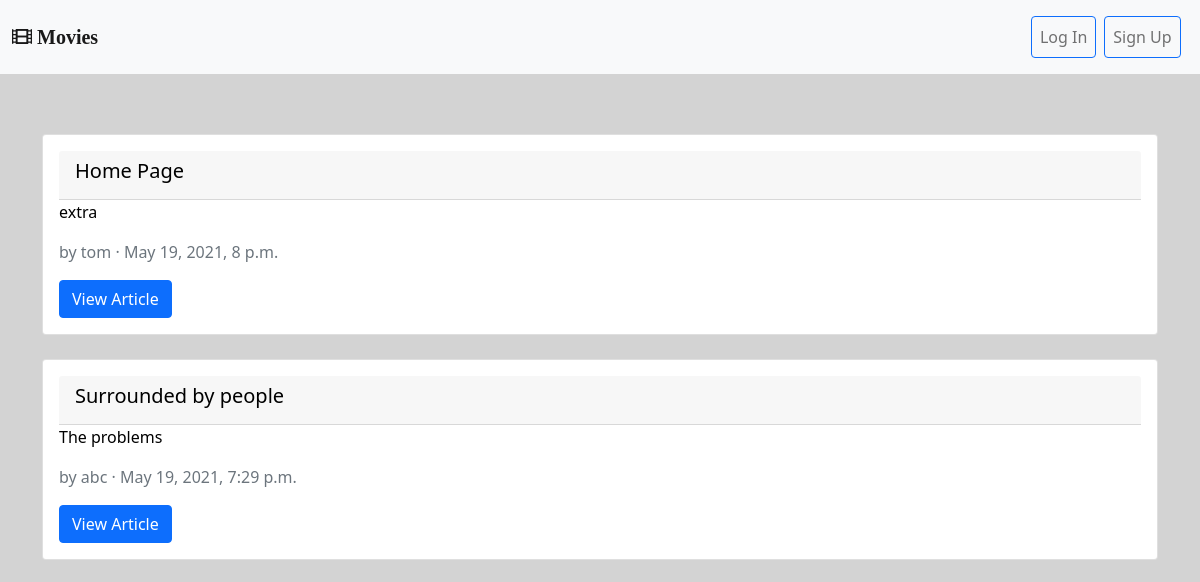
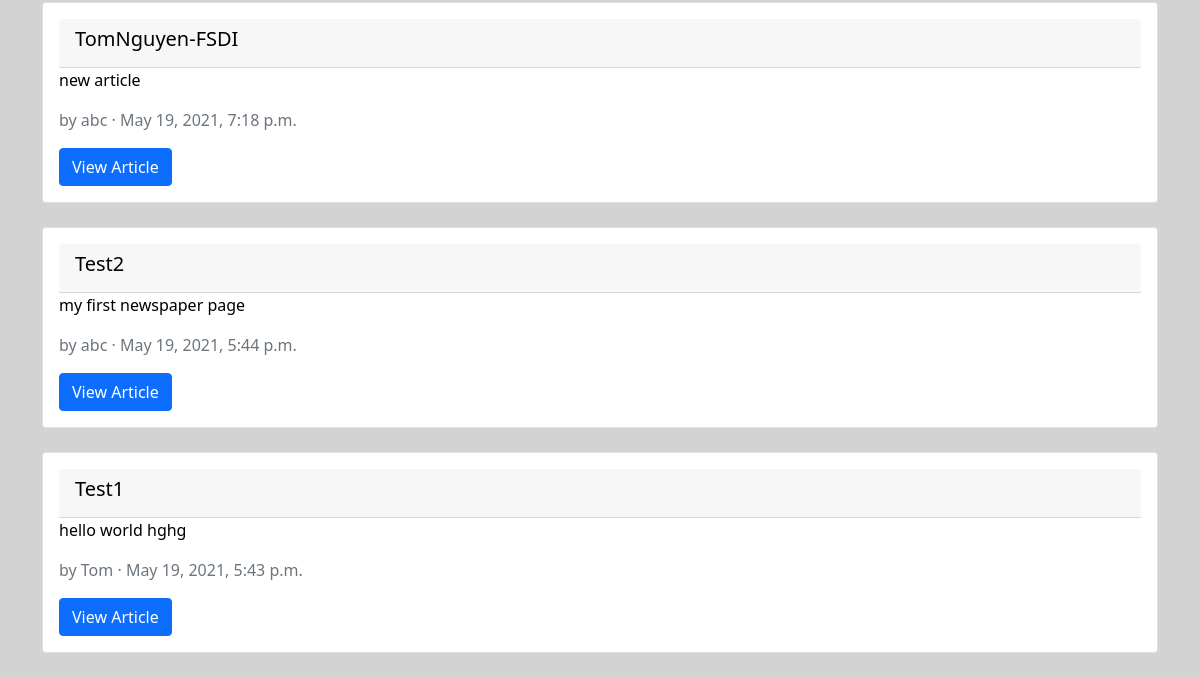
The page /articles/ on the database as committed earlier (2 pictures, top to bottom).
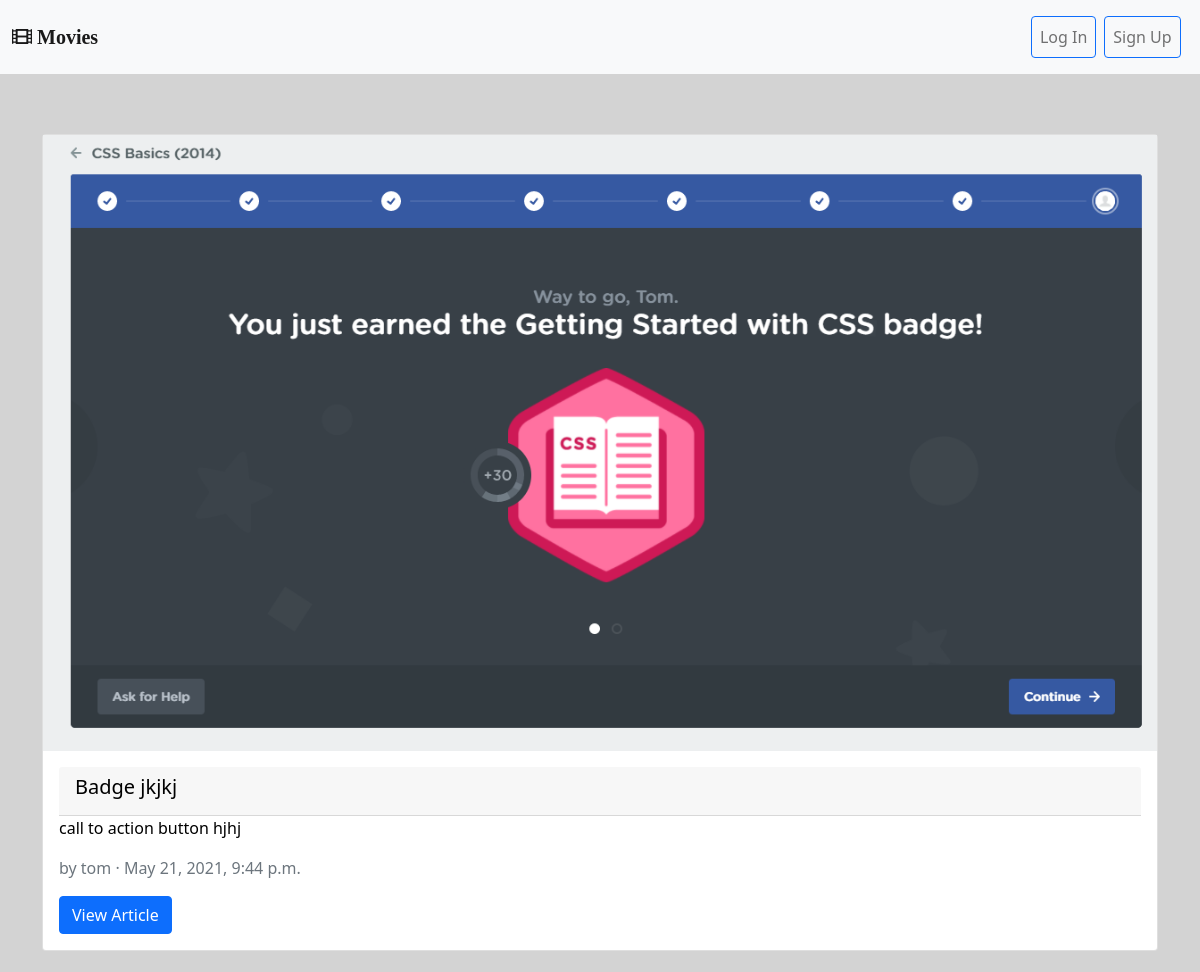
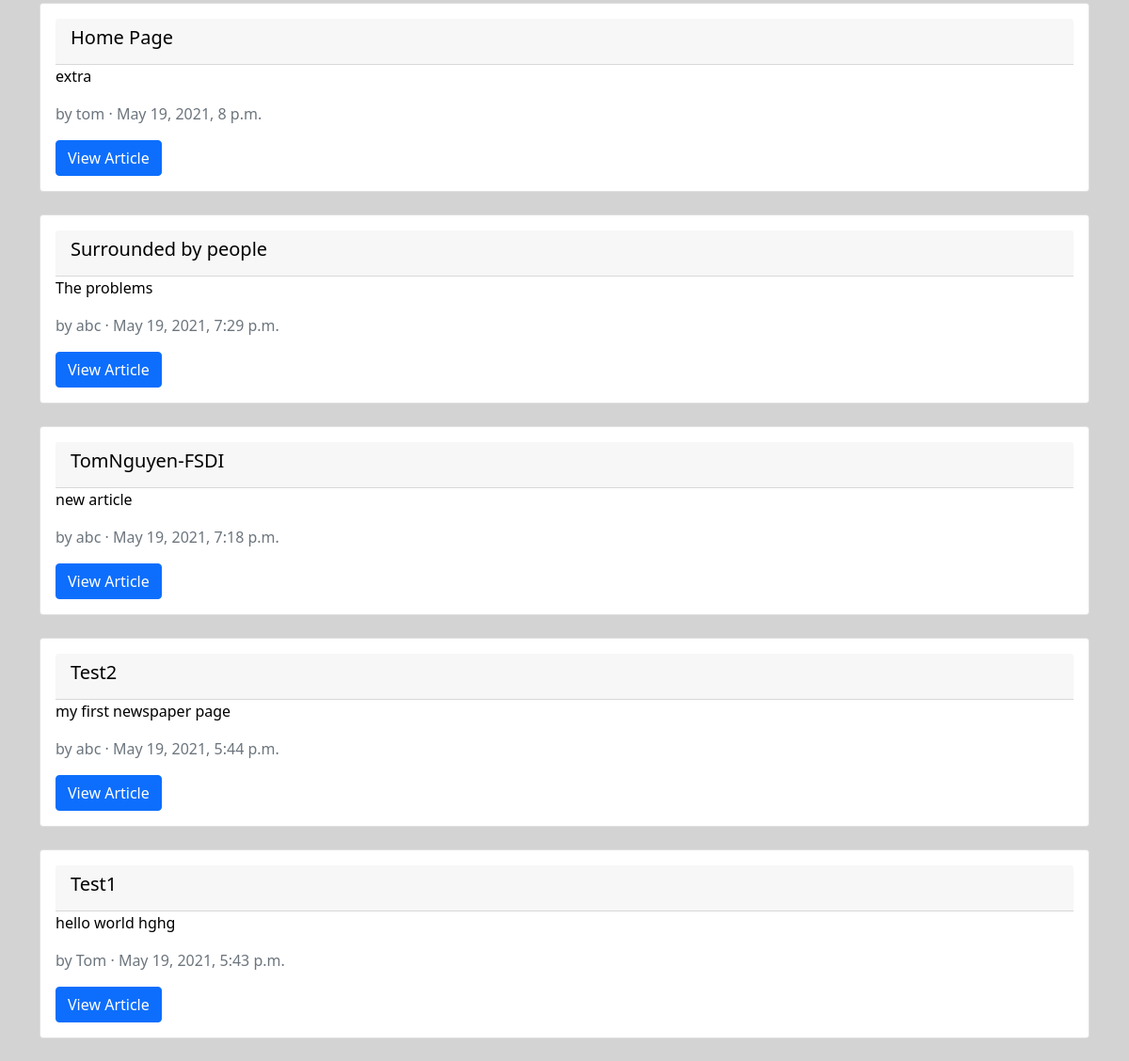
The same page on the database as committed later (2 pictures, top to bottom).
### articles/models.py (models this page shows, shortened)
class Article(models.Model):
    title = models.CharField(max_length=255)
    body = models.TextField()
    date = models.DateTimeField(auto_now_add=True)
    author = models.ForeignKey(
        get_user_model(),       # the user that is creating the model
        on_delete = models.CASCADE
    )
    image = models.ImageField(upload_to='static/images/', default='static/images/')

### accounts/models.py (models this page shows)
class CustomUser(AbstractUser):
    age = models.PositiveIntegerField(null=True, blank=True)

### articles/views.py (the view)
# urls.py: path('', ArticleListView.as_view(),  name='article_list'),
class ArticleListView(ListView):
    model = Article
    template_name = "article_list.html"

### templates/article_list.html (shortened to what this page needs)
{% extends 'base.html' %}
{% load static %}
{% block cssstyle %}
<link rel="stylesheet" href="{% static 'css/article_detail.css' %}">
{% endblock cssstyle %}
{% block content %}
    <div class="container">
        {% for article in object_list reversed %}
        <div class="card mx-auto">
            {% if article.image.url != '/images/' %}
                <a href="{% url 'article_detail' article.pk %}">
                    <img src="{{ article.image.url }}" class="img-fluid" alt="image">
                </a>
            {% endif %}
            <div class="card-body">
                <a href="{% url 'article_detail' article.pk %}" style="text-decoration: none; color: black;">
                    <div class="card-header">
                        <h5 class="card-title">{{ article.title|capfirst }}</h5>
                    </div>
                    <p class="card-text">{{ article.body }}</p>
                    <p>
                        <span class="text-muted">
                            by {{ article.author }} &middot; {{ article.date }}
                        </span>
                    </p>
                </a>
                <a href="{% url 'article_detail' article.pk %}" class="btn btn-primary">View Article</a>
            </div>
        </div>
        <br />
        {% endfor %}
    </div>
{% endblock content %}

Rows that differ between the two databases and show on the page:
added Article: image (picture), title "Badge jkjkj", body "call to action button hjhj", author "tom", date "May 21, 2021, 9:44 p.m."
